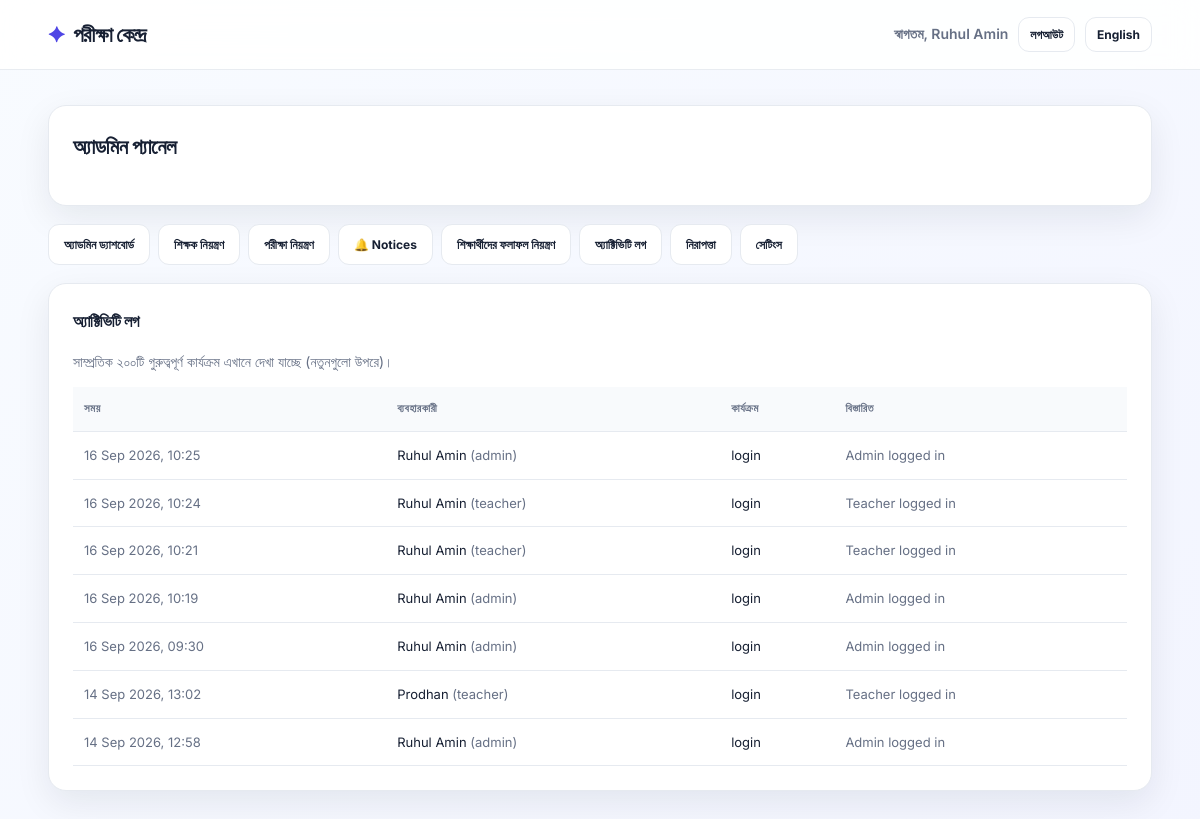
Page /admin/audit_log.php (signed in) on the committed database.
### tables this page shows
CREATE TABLE audit_log (
    id INTEGER PRIMARY KEY AUTOINCREMENT,
    actor_id INTEGER,
    actor_name TEXT,
    actor_role TEXT,
    action TEXT NOT NULL,
    details TEXT,
    created_at INTEGER NOT NULL
);

### includes/lang.php (called while the page is built, shortened)
<?php
$LANG = $_SESSION['lang'];
function t($key)
{
    global $TRANSLATIONS, $LANG;
    return $TRANSLATIONS[$key][$LANG] ?? $key;
}

### includes/auth.php (called while the page is built, shortened)
<?php
function current_user(): ?array
{
    return $_SESSION['user'] ?? null;
}

### admin/audit_log.php (the view, shortened to what this page needs)
<?php
require_once __DIR__ . '/../includes/auth.php';
$baseUrl = '../';
require_once __DIR__ . '/../includes/header.php';
$logs = $pdo->query('SELECT * FROM audit_log ORDER BY id DESC LIMIT 200')->fetchAll();
?>
<div class="card">
    <h2><?= htmlspecialchars(t('admin_panel')) ?></h2>
</div>
<?php include __DIR__ . '/_nav.php'; ?>
<div class="card">
    <h3><?= htmlspecialchars(t('audit_log_title')) ?></h3>
    <p class="muted"><?= htmlspecialchars(t('audit_log_note')) ?></p>
    <?php if (!$logs): ?>
        <p class="muted"><?= htmlspecialchars(t('no_audit_logs')) ?></p>
    <?php else: ?>
        <table class="admin-table">
            <tr>
                <th><?= htmlspecialchars(t('audit_col_time')) ?></th>
                <th><?= htmlspecialchars(t('audit_col_actor')) ?></th>
                <th><?= htmlspecialchars(t('audit_col_action')) ?></th>
                <th><?= htmlspecialchars(t('audit_col_details')) ?></th>
            </tr>
            <?php foreach ($logs as $l): ?>
                <tr>
                    <td class="muted small"><?= htmlspecialchars(date('d M Y, H:i', (int)$l['created_at'])) ?></td>
                    <td><?= htmlspecialchars($l['actor_name'] ?: '-') ?> <span class="muted small">(<?= htmlspecialchars($l['actor_role'] ?: '-') ?>)</span></td>
                    <td><?= htmlspecialchars($l['action']) ?></td>
                    <td class="muted small"><?= htmlspecialchars($l['details'] ?: '') ?></td>
                </tr>
            <?php endforeach; ?>
        </table>
    <?php endif; ?>
</div>
<?php require_once __DIR__ . '/../includes/footer.php'; ?>

### includes/header.php (shortened to what this page needs)
<?php
require_once __DIR__ . '/../config/db.php';
require_once __DIR__ . '/lang.php';
require_once __DIR__ . '/auth.php';
$baseUrl = $baseUrl ?? '';
$__user = current_user();
?>
<!DOCTYPE html>
<html lang="<?= htmlspecialchars($LANG) ?>">
<head>
<link rel="stylesheet" href="<?= htmlspecialchars($baseUrl) ?>assets/style.css">
</head>
<body>
<div class="topbar">
    <a href="<?= htmlspecialchars($baseUrl) ?>index.php" class="brand"><?= htmlspecialchars(t('site_title')) ?></a>
    <div class="topbar-right">
        <?php if ($__user): ?>
            <span class="topbar-user"><?= htmlspecialchars(t('welcome_name')) ?>, <?= htmlspecialchars($__user['name']) ?></span>
            <a class="btn-lang btn-logout" href="<?= htmlspecialchars($baseUrl) ?><?= $__user['role'] === 'admin' ? 'admin/logout.php' : 'teacher/logout.php' ?>"><?= htmlspecialchars(t('logout_btn')) ?></a>
        <?php endif; ?>
        <form method="post" action="<?= htmlspecialchars($baseUrl) ?>toggle_lang.php" class="lang-form">
            <button type="submit" class="btn-lang"><?= $LANG === 'bn' ? 'English' : 'বাংলা' ?></button>
        </form>
    </div>
</div>
<div class="wrap">

### admin/_nav.php
<div class="admin-nav">
    <a class="btn-ghost" href="dashboard.php"><?= htmlspecialchars(t('admin_dashboard')) ?></a>
    <a class="btn-ghost" href="teachers.php"><?= htmlspecialchars(t('manage_teachers')) ?></a>
    <a class="btn-ghost" href="exams.php"><?= htmlspecialchars(t('manage_exams')) ?></a>
    <a class="btn-ghost" href="notifications.php">🔔 Notices</a>
    <a class="btn-ghost" href="submissions.php"><?= htmlspecialchars(t('manage_submissions')) ?></a>
    <a class="btn-ghost" href="audit_log.php"><?= htmlspecialchars(t('nav_audit_log')) ?></a>
    <a class="btn-ghost" href="security.php"><?= htmlspecialchars(t('nav_security')) ?></a>
    <a class="btn-ghost" href="settings.php"><?= htmlspecialchars(t('nav_settings')) ?></a>
</div>

### includes/footer.php
</div>
</body>
</html>

### assets/style.css (style rules this page uses)
:root { --bg:#f4f7fb;--surface:#fff;--surface2:#f8fafc;--text:#172033;--muted:#667085;--line:#e6eaf0;--primary:#4f46e5;--primary2:#7c3aed;--success:#16a34a;--danger:#dc2626;--warning:#d97706;--shadow:0 12px 35px rgba(15,23,42,.08);--radius:18px }
* { box-sizing:border-box }
html { scroll-behavior:smooth }
body { margin:0;background:linear-gradient(135deg,#f8fbff,#f3f5ff);color:var(--text);font-family:Inter,system-ui,-apple-system,Segoe UI,sans-serif;font-size:14px;line-height:1.6 }
.topbar { position:sticky;top:0;z-index:50;height:70px;background:rgba(255,255,255,.88);backdrop-filter:blur(14px);border-bottom:1px solid rgba(230,234,240,.9);display:flex;align-items:center;justify-content:space-between;padding:0 4vw }
.brand { font-weight:800;font-size:21px;color:var(--text);text-decoration:none;letter-spacing:-.5px }
.brand:before { content:'✦';color:var(--primary);margin-right:9px }
.topbar-right { display:flex;align-items:center;gap:10px }
.topbar-user { color:var(--muted);font-weight:600 }
.wrap { width:min(1180px,92%);margin:35px auto 70px }
.card { background:var(--surface);border:1px solid var(--line);border-radius:var(--radius);padding:24px;margin:18px 0;box-shadow:var(--shadow) }
.card h2,.card h3 { margin-top:0;letter-spacing:-.5px }
.btn-primary,.btn-ghost,.btn-danger,.btn-gold,.link-btn,.btn-lang { display:inline-flex;align-items:center;justify-content:center;gap:7px;border:0;border-radius:11px;padding:10px 15px;font:inherit;font-weight:700;text-decoration:none;cursor:pointer;transition:.2s }
.btn-ghost,.link-btn { background:#fff;color:var(--text);border:1px solid var(--line) }
.btn-lang { background:#fff;border:1px solid var(--line);color:var(--text);padding:7px 11px;font-size:12px }
.lang-form { margin:0 }
.muted { color:var(--muted) }
.admin-nav { display:flex;gap:8px;flex-wrap:wrap;margin:16px 0 }
.admin-nav a { font-size:12px }
table.admin-table,.sub-table { width:100%;border-collapse:separate;border-spacing:0;font-size:13px;overflow:hidden }
table.admin-table th,table.admin-table td,.sub-table th,.sub-table td { text-align:left;padding:13px 11px;border-bottom:1px solid var(--line);vertical-align:middle }
table.admin-table th,.sub-table th { background:#f8fafc;color:var(--muted);font-size:11px;text-transform:uppercase;letter-spacing:.4px }
.topbar+.wrap { min-height:calc(100vh - 140px) }

### rows in the picture
audit_log: created_at "16 Sep 2026, 10:25", actor_name "Ruhul Amin", actor_role "admin", action "login", details "Admin logged in"
audit_log: created_at "16 Sep 2026, 10:24", actor_name "Ruhul Amin", actor_role "teacher", action "login", details "Teacher logged in"
audit_log: created_at "16 Sep 2026, 10:21", actor_name "Ruhul Amin", actor_role "teacher", action "login", details "Teacher logged in"
audit_log: created_at "16 Sep 2026, 10:19", actor_name "Ruhul Amin", actor_role "admin", action "login", details "Admin logged in"
audit_log: created_at "16 Sep 2026, 09:30", actor_name "Ruhul Amin", actor_role "admin", action "login", details "Admin logged in"
audit_log: created_at "14 Sep 2026, 13:02", actor_name "Prodhan", actor_role "teacher", action "login", details "Teacher logged in"
audit_log: created_at "14 Sep 2026, 12:58", actor_name "Ruhul Amin", actor_role "admin", action "login", details "Admin logged in"

### other values in the picture
t('site_title') "পরীক্ষা কেন্দ্র"
t('welcome_name') "স্বাগতম"
$__user['name'] "Ruhul Amin"
t('logout_btn') "লগআউট"
t('admin_panel') "অ্যাডমিন প্যানেল"
t('admin_dashboard') "অ্যাডমিন ড্যাশবোর্ড"
t('manage_teachers') "শিক্ষক নিয়ন্ত্রণ"
t('manage_exams') "পরীক্ষা নিয়ন্ত্রণ"
t('manage_submissions') "শিক্ষার্থীদের ফলাফল নিয়ন্ত্রণ"
t('nav_audit_log') "অ্যাক্টিভিটি লগ"
t('nav_security') "নিরাপত্তা"
t('nav_settings') "সেটিংস"
t('audit_log_title') "অ্যাক্টিভিটি লগ"
t('audit_log_note') "সাম্প্রতিক ২০০টি গুরুত্বপূর্ণ কার্যক্রম এখানে দেখা যাচ্ছে (নতুনগুলো উপরে)।"
t('audit_col_time') "সময়"
